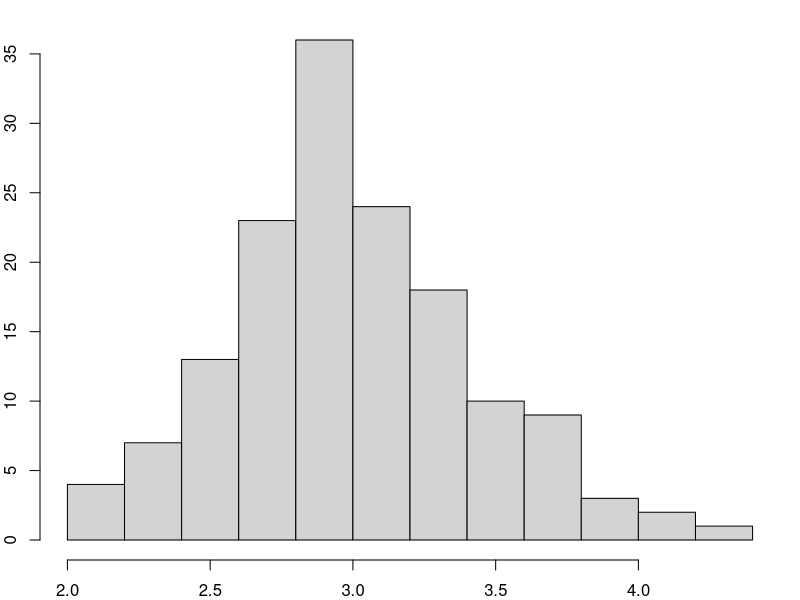
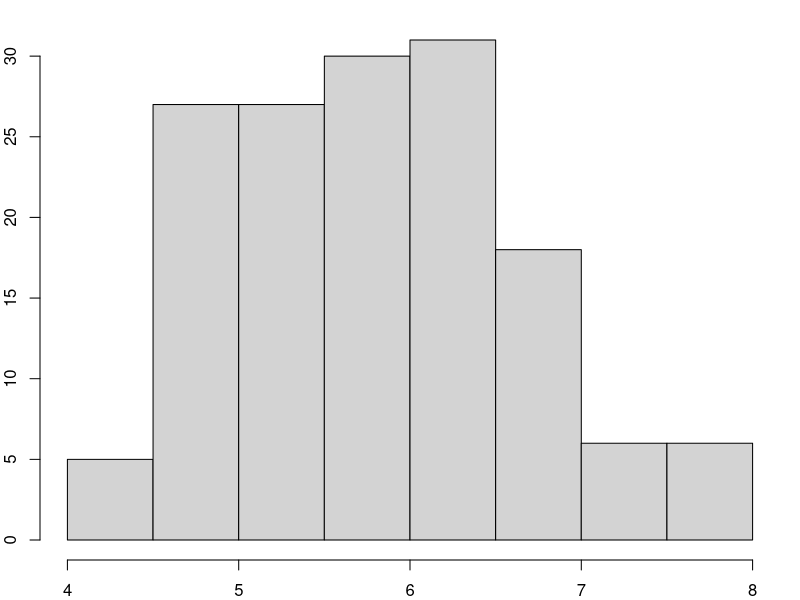
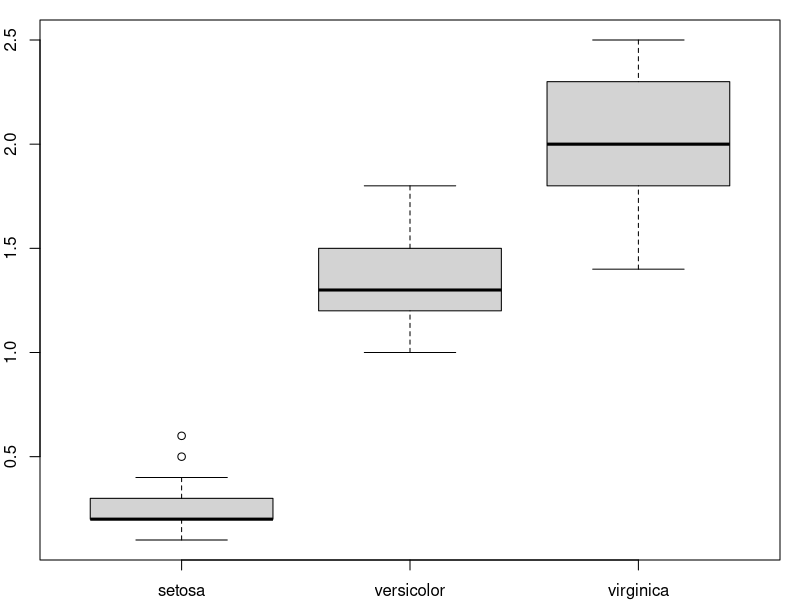
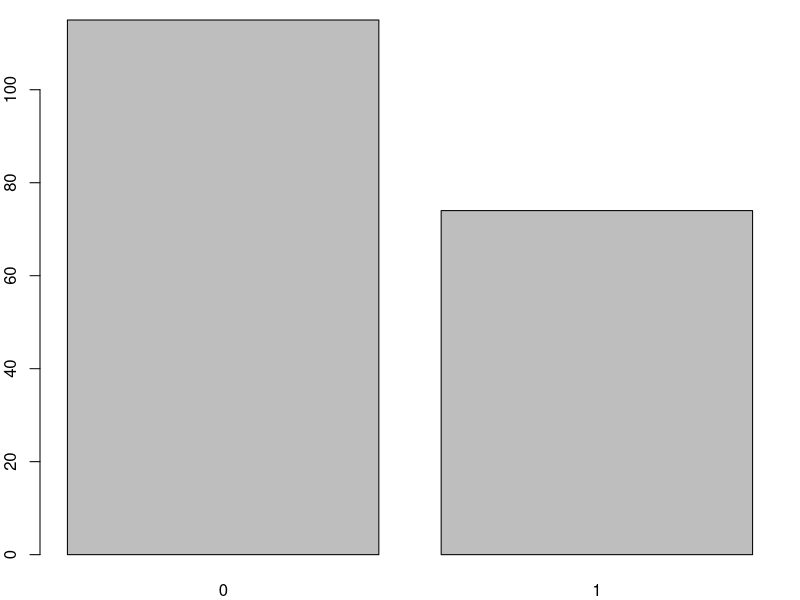

R code for these plots, in order:
## ---- chunk 1
data(birthwt, package='MASS')
## ---- chunk 2
p <- par(mar=c(2,2,1,1))
hist(iris[['Sepal.Width']], main='')
par(p)
## ---- chunk 3
shapiro.test(iris[['Sepal.Width']])
## ---- chunk 4
p <- par(mar=c(2,2,1,1))
hist(iris[['Sepal.Length']], main='')
par(p)
## ---- chunk 5
shapiro.test(iris[['Sepal.Length']])
## ---- chunk 6
summary(iris[['Sepal.Length']])
## ---- chunk 7
t.test(iris[['Sepal.Length']], mu = 6)
## ---- chunk 8
t.test(iris[['Sepal.Length']] - iris[['Petal.Length']], mu=0)
# t.test(iris[['Sepal.Length']], iris[['Petal.Length']], paired=T) # Alternativament
## ---- chunk 9
s.seto = subset(iris, Species == 'setosa')[['Sepal.Length']]
s.vers = subset(iris, Species == 'versicolor')[['Petal.Length']]
t.test(s.seto, s.vers, var.equal = TRUE)
## ---- chunk 10
var.test(s.seto, s.vers)
## ---- chunk 11
p <- par(mar=c(2,2,1,1))
boxplot(Petal.Width~Species, data=iris)
par(p)
## ---- chunk 12
summary(aov(Sepal.Width~Species, data = iris))
## ---- chunk 13
p <- par(mar=c(2,2,1,1))
barplot(table(birthwt[['smoke']]))
par(p)
## ---- chunk 14
prop.test(sum(birthwt[['smoke']]), length(birthwt[['smoke']]))
## ---- chunk 15
smokers = tapply(birthwt[['smoke']], birthwt[['low']], sum)
low_n = table(birthwt[['low']])
prop.test(smokers, low_n)
## ---- chunk 16
summary(iris[['Sepal.Length']])
## ---- chunk 17
wilcox.test(iris[['Sepal.Length']], mu = 6)
## ---- chunk 18
wilcox.test(iris[['Sepal.Length']] - iris[['Petal.Length']], mu=0)
# wilcox.test(iris[['Sepal.Length']], iris[['Petal.Length']], paired=T) # Alternativament
## ---- chunk 19
wilcox.test(s.seto, s.vers)
